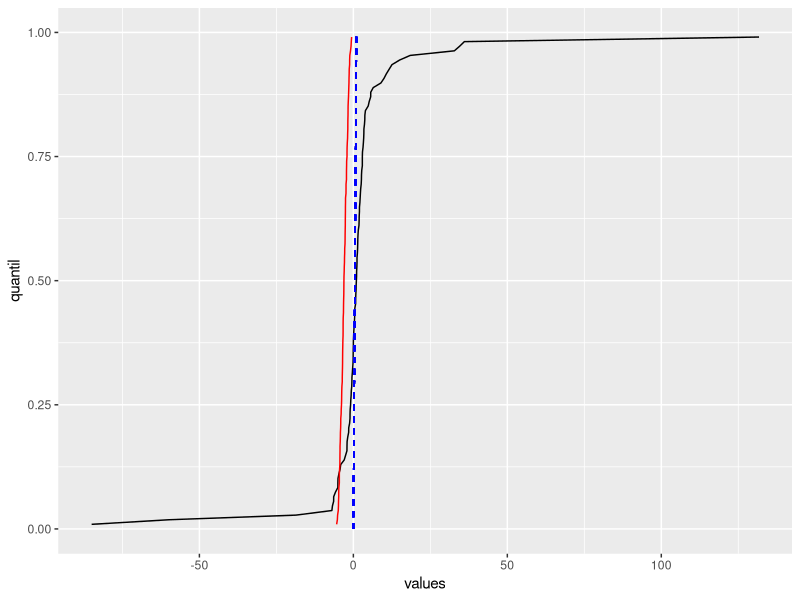

R code for this plot:
# Projeto de PE: 8-10
library(ggplot2)

# Constantes
loc <- 1
scale <- 1.8
tamanho <- 107

# Setup
set.seed(2009)
values <- sort(rcauchy(tamanho, loc, scale))

quantil <- c()
for (i in 1:tamanho) {
  quantil <- c(quantil, i/(tamanho+1))
}

# Junta os dois conjuntos numa dataframe só
df <- as.data.frame(quantil)
df$values <- values

# Adiciona a coluna da distribuição normal
df$values2 <- sort(rnorm(tamanho, -2.8, 1.183))

# Desenha o gráfico dos dois conjuntos
ggplot(df, aes(x=values, y=quantil)) + geom_line(linewidth = 0.5) +
  geom_line(aes(x=values2, y=quantil), colour = 'red') +
  geom_segment(aes(x=0, y=0, xend=1, yend=1), colour = 'blue', linetype = 'dashed')
  
